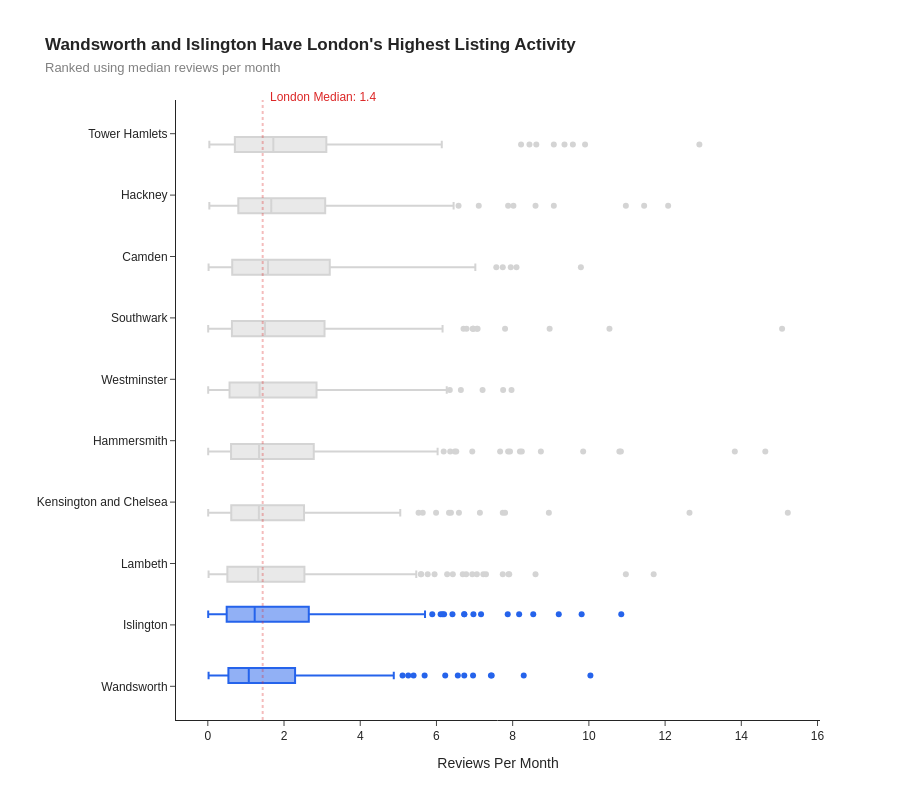

This figure's notebook cell:
### Markdown cell above
## Task 2 — Box plot: listing activity by borough

**What to build:** A **horizontal box plot** comparing listing activity (reviews per month) across London boroughs — reviews per month is a proxy for how frequently a listing is booked.

**Requirements:**
- Horizontal orientation (borough names are long)
- Sorted by median reviews per month (most active at top)
- Highlight the **two most active** boroughs in a different colour
- Outliers shown as individual points
- Insight title naming the two busiest boroughs

> 💡 Some listings have zero reviews — these are new or inactive listings. Filter them out with before plotting

### Code cell
# Task 2
# YOUR CODE HERE
# Task 2
# Box plot: listing activity by borough

# Remove listings with zero reviews
df_active = df_cap[df_cap['reviews_per_month'] > 0].copy()

# Median reviews per borough
borough_stats = (
    df_active.groupby('neighbourhood')['reviews_per_month']
    .median()
    .sort_values(ascending=False)
)

sorted_boroughs = borough_stats.index.tolist()

# Top 2 most active boroughs
top_2 = sorted_boroughs[-2:]

# Highlight column
df_active['highlight'] = df_active['neighbourhood'].apply(
    lambda x: 'Top Boroughs' if x in top_2 else 'Other Boroughs'
)

# Create box plot
fig2 = px.box(
    df_active,
    x='reviews_per_month',
    y='neighbourhood',
    color='highlight',
    category_orders={'neighbourhood': sorted_boroughs},
    color_discrete_map={
        'Top Boroughs': '#2563EB',
        'Other Boroughs': '#D4D4D4'
    },
    points='outliers',
    orientation='h',
    template='simple_white',
    title=f"<b>{top_2[1]} and {top_2[0]} Have London's Highest Listing Activity</b><br><span style='font-size:13px;color:gray'>Ranked using median reviews per month</span>",
    labels={
        'reviews_per_month': 'Reviews Per Month',
        'neighbourhood': ''
    },
    height=800
)

# Global median line
global_median = df_active['reviews_per_month'].median()

fig2.add_vline(
    x=global_median,
    line_dash='dot',
    line_color='#DC2626',
    line_width=2
)

# Median annotation
fig2.add_annotation(
    x=global_median,
    y=1.02,
    yref='paper',
    text=f"London Median: {global_median:.1f}",
    showarrow=False,
    font=dict(
        color='#DC2626',
        size=12,
        family='Arial'
    ),
    xanchor='left',
    xshift=5
)

# Layout cleanup
fig2.update_layout(
    showlegend=False,
    font=dict(family='Arial'),
    margin=dict(l=160, t=100)
)

fig2.show()

### Figure 1 — Plotly figure (JSON) as saved in the notebook; plotly's stock layout.template omitted (floating-point values rounded to 4 significant figures; data arrays with more than 128 entries replaced by an {"elided": "..."} marker saying what was removed)
{"data": [{"alignmentgroup": "True", "boxpoints": "outliers", "hovertemplate": "highlight=Other Boroughs<br>Reviews Per Month=%{x}<br>=%{y}<extra></extra>", "legendgroup": "Other Boroughs", "marker": {"color": "#D4D4D4"}, "name": "Other Boroughs", "notched": false, "offsetgroup": "Other Boroughs", "orientation": "h", "showlegend": true, "type": "box", "x": {"elided": "1916 float values"}, "x0": " ", "xaxis": "x", "y": {"elided": "1916 str values"}, "y0": " ", "yaxis": "y"}, {"alignmentgroup": "True", "boxpoints": "outliers", "hovertemplate": "highlight=Top Boroughs<br>Reviews Per Month=%{x}<br>=%{y}<extra></extra>", "legendgroup": "Top Boroughs", "marker": {"color": "#2563EB"}, "name": "Top Boroughs", "notched": false, "offsetgroup": "Top Boroughs", "orientation": "h", "showlegend": true, "type": "box", "x": {"elided": "454 float values"}, "x0": " ", "xaxis": "x", "y": {"elided": "454 str values"}, "y0": " ", "yaxis": "y"}], "layout": {"annotations": [{"font": {"color": "#DC2626", "family": "Arial", "size": 12}, "showarrow": false, "text": "London Median: 1.4", "x": 1.44, "xanchor": "left", "xshift": 5, "y": 1.02, "yref": "paper"}], "boxmode": "group", "font": {"family": "Arial"}, "height": 800, "legend": {"title": {"text": "highlight"}, "tracegroupgap": 0}, "margin": {"l": 160, "t": 100}, "shapes": [{"line": {"color": "#DC2626", "dash": "dot", "width": 2}, "type": "line", "x0": 1.44, "x1": 1.44, "xref": "x", "y0": 0, "y1": 1, "yref": "y domain"}], "showlegend": false, "title": {"text": "<b>Wandsworth and Islington Have London's Highest Listing Activity</b><br><span style='font-size:13px;color:gray'>Ranked using median reviews per month</span>"}, "xaxis": {"anchor": "y", "domain": [0, 1], "title": {"text": "Reviews Per Month"}}, "yaxis": {"anchor": "x", "categoryarray": ["Wandsworth", "Islington", "Lambeth", "Kensington and Chelsea", "Hammersmith", "Westminster", "Southwark", "Camden", "Hackney", "Tower Hamlets"], "categoryorder": "array", "domain": [0, 1], "title": {"text": ""}}}}
